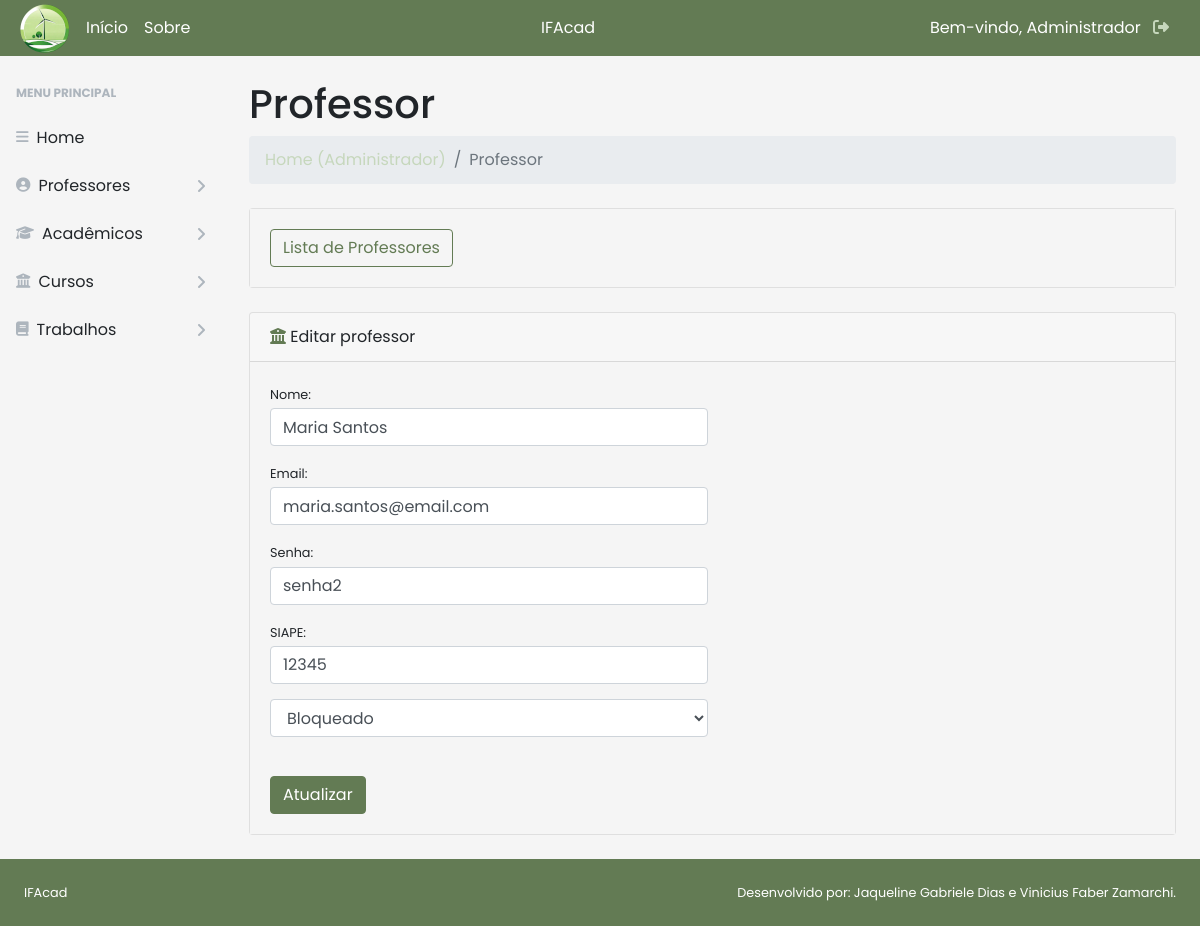
The page /View/teacher-update.php?p_id=2 (signed in) on the database its author committed.
### tables this page shows
create table tb_professores(
	p_id int not null primary key auto_increment,
    p_ciap varchar (15),
    p_block boolean,
    u_id  int,
    FOREIGN KEY (u_id) REFERENCES tb_user (u_id)
);

create table tb_user(
	u_id int not null primary key auto_increment,
    u_nome VARCHAR(100),
    u_email VARCHAR(50),
    u_senha VARCHAR(100),
    u_user boolean
);

### DAO/teacherDAO.php (called while the page is built, shortened)
<?php
require_once '../DataBase/conexao.php';
class TeacherDAO {
    private $conn;
    public function __construct()
    {
        $conexao = new Conexao();
        $this->conn = $conexao->conectar();
    }
                public function getTeacherById($p_id) {
                    $sql = "SELECT u.u_nome, u.u_email, u.u_senha, p.p_ciap, p.p_block
                            FROM tb_user u
                            INNER JOIN tb_professores p ON u.u_id = p.u_id
                            WHERE p.p_id = :p_id";
                    $stmt = $this->conn->prepare($sql);
                    $stmt->bindParam(':p_id', $p_id, PDO::PARAM_INT);
                    $stmt->execute();
                    if ($stmt->rowCount() > 0) {
                        $dadosProfessor = $stmt->fetch(PDO::FETCH_ASSOC);
                    } else {
                        $dadosProfessor = null;
                    }
                    return $dadosProfessor;
                }
}
?>

### DataBase/conexao.php (called while the page is built, shortened)
<?php
class Conexao {
    private $host;
    private $dbname;
    private $username;
    private $password;
    public function __construct() {
        $this->host = "localhost";
        $this->dbname = "db_ifacad";
        $this->username = "";
        $this->password = "";
    }
    public function conectar() {
        try {
            $dsn = "mysql:host=$this->host;dbname=$this->dbname";
            $this->conn = new PDO($dsn, $this->username, $this->password);
            $this->conn->setAttribute(PDO::ATTR_ERRMODE, PDO::ERRMODE_EXCEPTION);
            return $this->conn;
        } catch (PDOException $e) {
            echo 'Erro de conexão com o banco de dados: ' . $e->getMessage();
            exit();
        }
    }
}
?>

### View/teacher-update.php (the view, shortened to what this page needs)
<?php
require_once '../DataBase/conexao.php';
require_once '../DAO/teacherDAO.php';
$p_id = $_GET['p_id'];
if (isset($p_id)) {
    $conexao = new Conexao();
    $conn = $conexao->conectar();
    $teacherDAO = new TeacherDAO($conn);
    $dadosTeacher = $teacherDAO->getTeacherById($p_id);
} else {
    echo "ID do professor não fornecido na URL.";
}
?>
<!DOCTYPE html>
<html lang="pt-br">
    <head>
        <link href="css/styles.css" rel="stylesheet">
        <link href="https://cdnjs.cloudflare.com/ajax/libs/font-awesome/4.7.0/css/font-awesome.min.css" rel="stylesheet">
        <link href="https://cdn.datatables.net/1.10.20/css/dataTables.bootstrap4.min.css" rel="stylesheet">
        <link href="https://cdnjs.cloudflare.com/ajax/libs/font-awesome/4.7.0/css/font-awesome.min.css" rel="stylesheet">
    </head>
    <body>
    <header>
    <?php include_once("top.php");?>
    </header>
    <div id="layoutSidenav">
    <?php include_once("menu.php");?>
    <div id="layoutSidenav_content">
        <main>
            <div class="container-fluid">
                <h1 class="mt-4">Professor</h1>
                <ol class="breadcrumb mb-4">
                            <li class="breadcrumb-item">
                                <?php
                                if ($_SESSION['user_type'] === 'professor') {
                                    echo '<a href="teacher-home.php">Home (Professor)</a>';
                                } elseif ($_SESSION['user_type'] === 'administrador') {
                                    echo '<a href="administrator-home.php">Home (Administrador)</a>';
                                } else {
                                    echo '<a href="../index.php">Home</a>';
                                }
                                ?>
                            </li>
                            <li class="breadcrumb-item active">Professor</li>
                        </ol>
                <div class="card mb-4">
                    <div class="card-body">
                        <a href="teacher-list.php" type="button" class="btn btn-outline-success">Lista de Professores</a>
                    </div>
                </div>
                <div class="card mb-4">
                    <div class="card-header"><i class="fa fa-university" aria-hidden="true" style="color: #637B54;"></i> Editar professor</div>
                    <div class="card-body">
                    <form action="../Controller/update-teacher.php" method="POST">
                       <div class="form-row">
                                <div class="col-md-6">
                                    <div class="form-group">
                                        <label class="small mb-1" for="u_nome">Nome:</label>
                                        <input class="form-control" name="u_nome" id="u_nome" value="<?php echo $dadosTeacher['u_nome']; ?>" type="text" placeholder="Informe o nome do professor" required/>
                                    </div>
                                </div>
                            </div>
                            <div class="form-row">
                                <div class="col-md-6">
                                    <div class="form-group">
                                        <label class="small mb-1" for="u_email">Email:</label>
                                        <input class="form-control" name="u_email" id="u_email" value="<?php echo $dadosTeacher['u_email']; ?>" type="text" placeholder="Informe o email do professor" required/>
                                    </div>
                                </div>
                            </div>
                            <div class="form-row">
                                <div class="col-md-6">
                                    <div class="form-group">
                                        <label class="small mb-1" for="u_senha">Senha:</label>
                                        <input class="form-control" name="u_senha" id="u_senha" value="<?php echo $dadosTeacher['u_senha']; ?>" type="text" placeholder="Informe uma senha" required/>
                                    </div>
                                </div>
                            </div>
                            <div class="form-row">
                                <div class="col-md-6">
                                    <div class="form-group">
                                        <label class="small mb-1" for="p_ciap">SIAPE:</label>
                                        <input class="form-control" name="p_ciap" id="p_ciap" value="<?php echo $dadosTeacher['p_ciap']; ?>" type="text" placeholder="Informe o SIAPE do professor" required/>
                                    </div>
                                </div>
                            </div>
                            <div class="form-row">
                                <div class="col-md-6">
                                    <div class="form-group">
                                    <select class="form-control" name="p_block" id="p_block">
                                        <option value="0" <?php if ($dadosTeacher['p_block'] == 0) echo "selected"; ?>>Bloqueado</option>
                                    </select>
                                    </div>
                                </div>
                            </div>
                            <div class="form-group mt-4 mb-0">
                            <button type="submit" name="btn-editar" class="btn btn-success">Atualizar</button>
                        </div>
                    </form>
                    </div>
                    </div>
                </div>
            </main>
        </div>
    </div>
    <footer>
        <?php include_once("baseboard.php"); ?>
    </footer>
    </body>
</html>

### rows shown on the page
tb_professores: u_nome "Maria Santos", u_email "maria.santos@email.com", u_senha "senha2", p_ciap "12345", p_block "Bloqueado"

### other values the page prints
$optionName "Professores"
$optionName "Acadêmicos"
$optionName "Cursos"
$optionName "Trabalhos"
